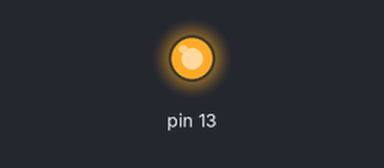
The sketch below on a simulated Arduino Uno, built with avr-gcc and run on an emulated ATmega328P. Shown: output pins drawn as LEDs (lit = HIGH).

Above: at 1.8 s.
At 5.5 s:
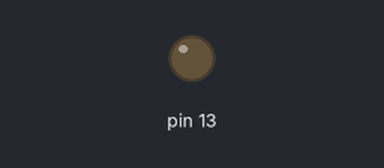
Timing chart, 0 to 9.6 s (numbered marks = the images above):
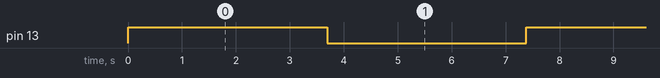

The sketch:

UART_dev.ino
```cpp
#define UDR0   (*(volatile unsigned char*)0xC6)
#define UCSR0A (*(volatile unsigned char*)0xC0)
#define UCSR0B (*(volatile unsigned char*)0xC1)
#define UCSR0C (*(volatile unsigned char*)0xC2)

#define UBRR0L (*(volatile unsigned char*)0xC4)
#define UBRR0H (*(volatile unsigned char*)0xC5)

#define TCCR1A (*(volatile unsigned char*)0x80)
#define TCCR1B (*(volatile unsigned char*)0x81)
#define TCNT1H (*(volatile unsigned char*)0x85)
#define TCNT1L (*(volatile unsigned char*)0x84)
#define TIFR1  (*(volatile unsigned char*)0x36)

void UART_init()
{
    unsigned int ubrr = 103;

    UBRR0H = (ubrr >> 8);
    UBRR0L = ubrr;

    UCSR0B = (1<<3);
    UCSR0C = (1<<1) | (1<<2);
}

void UART_send_char(char data)
{
    while(!(UCSR0A & (1<<5)));
    UDR0 = data;
}

void UART_send_string(char *str)
{
    while(*str)
    {
        UART_send_char(*str++);
    }
}

void timer1_delay_1s()
{
    TCCR1B = 0x00;

    TCNT1H = 0xC2;
    TCNT1L = 0xF7;

    TCCR1B |= (1<<2) | (1<<0);

    while(!(TIFR1 & (1<<0)));

    TIFR1 |= (1<<0);
}

int main()
{
    UART_init();

    while(1)
    {
        UART_send_string("Hello from UART\r\n");
        timer1_delay_1s();
    }
}
```

GPIO_dev.ino
```cpp
#define DDRB   (*(volatile unsigned char*)0x24)
#define PORTB  (*(volatile unsigned char*)0x25)
#define TCCR1A (*(volatile unsigned char*)0x80)
#define TCCR1B (*(volatile unsigned char*)0x81)
#define TCNT1L (*(volatile unsigned char*)0x84)
#define TCNT1H (*(volatile unsigned char*)0x85)
#define TIFR1  (*(volatile unsigned char*)0x36)

void timer1_delay_500ms()
{
    TCCR1B = 0x00;
    TCNT1H = 0xE1;
    TCNT1L = 0x6C;
    TCCR1B |= (1<<2) | (1<<0);
    while(!(TIFR1 & (1<<0)));
    TIFR1 |= (1<<0);
}

void setup()
{
    DDRB |= (1<<5);
}

void loop()
{
    PORTB ^= (1<<5);
    timer1_delay_500ms();
}
```

Measured:
- by itself, pin 13: alternates HIGH for 3.7 s and LOW for 3.7 s
